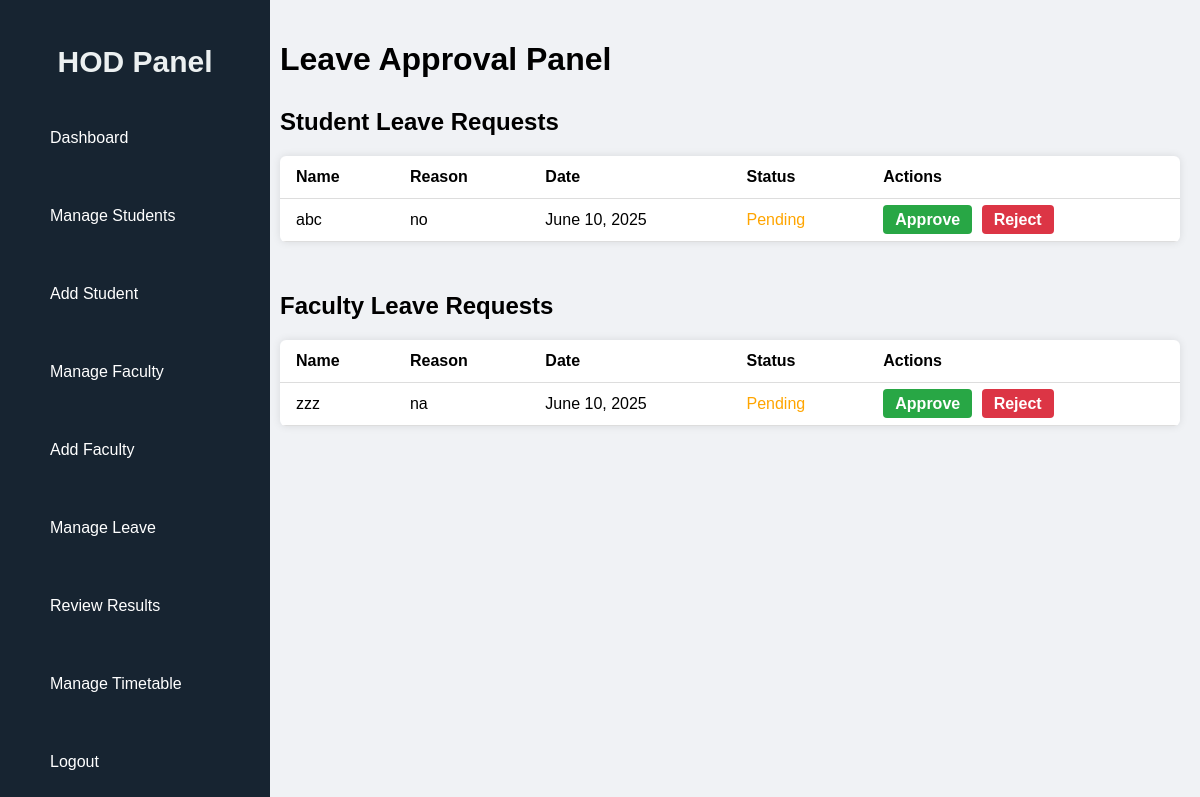
/manage/leave/ (signed in), run on an earlier commit of the app's database.
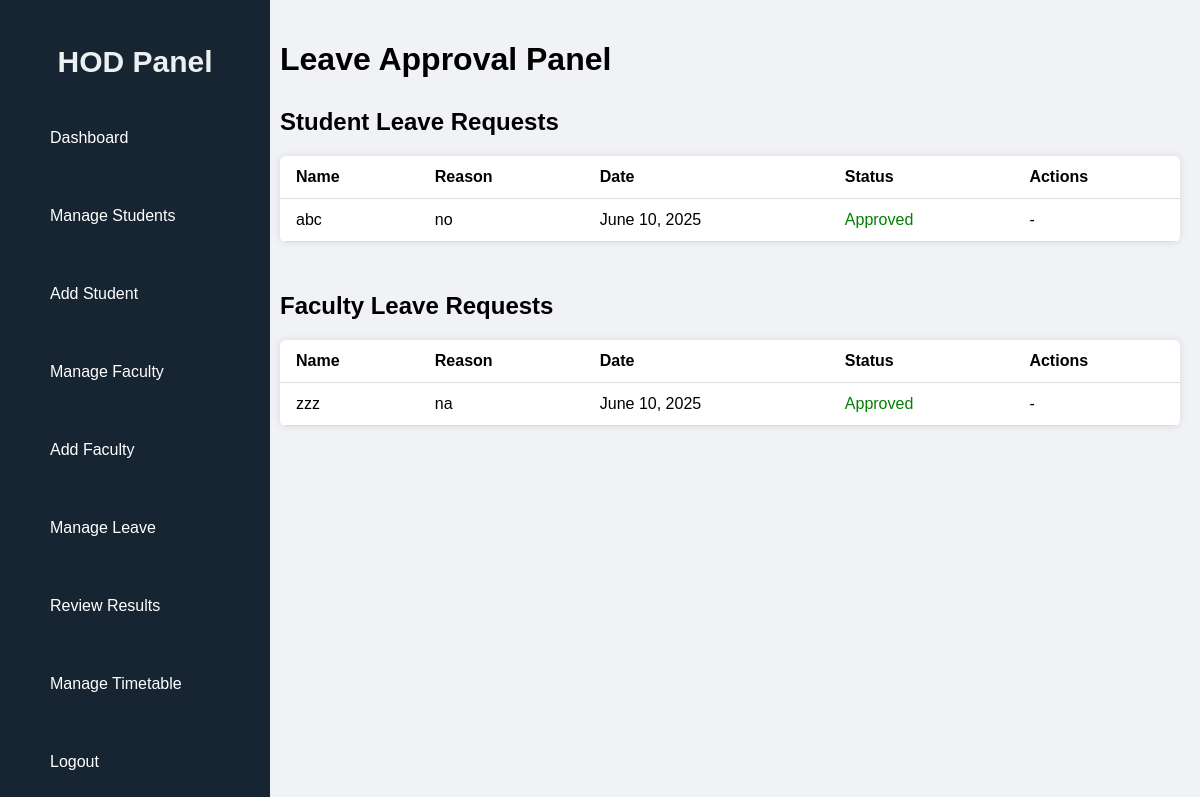
And on a later commit of the database.
### CMS/models.py (models this page shows, shortened)
class LeaveRequest(models.Model):
    USER_TYPE_CHOICES = (
        ('Faculty', 'Faculty'),
        ('Student', 'Student'),
    )
    user = models.ForeignKey('CustomUser', on_delete=models.CASCADE)
    user_type = models.CharField(max_length=10, choices=USER_TYPE_CHOICES)
    reason = models.TextField()
    status = models.CharField(
        max_length=10,
        choices=(('Pending', 'Pending'), ('Approved', 'Approved'), ('Rejected', 'Rejected')),
        default='Pending'
    )
    date = models.DateField(auto_now_add=True)
    start_date = models.DateField(null=True, blank=True)
    end_date = models.DateField(null=True, blank=True)

class CustomUser(AbstractUser):
    USER_ROLES = (
        ('student', 'Student'),
        ('faculty', 'Faculty'),
        ('hod', 'HOD'),
    )
    user_type = models.CharField(max_length=10, choices=USER_ROLES, default='student')
    email = models.EmailField(unique=True)
    role = models.CharField(max_length=10, choices=USER_ROLES)
    def __str__(self):
        return f"{self.username}"

### CMS/views.py (the view)
# urls.py: path("manage/leave/", views.view_leave, name="view_leave"),
@login_required
def view_leave(request):
    student_leaves = LeaveRequest.objects.all().filter(user_type = "Student").order_by('-date')
    faculty_leaves = LeaveRequest.objects.all().filter(user_type = "Faculty").order_by('-date')
    return render(request, "hod_review_leave.html", {
        "student_leaves": student_leaves,
        "faculty_leaves": faculty_leaves
    })

### CMS/templates/hod_review_leave.html (shortened to what this page needs)
{% load static %}
<!DOCTYPE html>
<html lang="en">
<head>
  <link rel="stylesheet" href="{% static 'css/hod_leave.css' %}">
  <link rel="stylesheet" href="{% static 'css/sidebar.css' %}">
</head>
<body>
<div class="dashboard-container">
  {% include 'hod_sidebar.html' %}
  <div class="main-content">
    <div class="header">
      <h1>Leave Approval Panel</h1>
    </div>
    <div class="leave-section">
      <h2>Student Leave Requests</h2>
      <table>
        <thead>
          <tr>
            <th>Name</th>
            <th>Reason</th>
            <th>Date</th>
            <th>Status</th>
            <th>Actions</th>
          </tr>
        </thead>
        <tbody>
          {% for leave in student_leaves %}
          <tr>
            <td>{{ leave.user }}</td>
            <td>{{ leave.reason }}</td>
            <td>{{ leave.date }}</td>
            <td class="status-{{ leave.status|lower }}">{{ leave.status }}</td>
            <td>
              {% if leave.status == 'Pending' %}
              <a href="{% url 'approve_leave_student' leave.id 'approve' %}" class="btn approve">Approve</a>
              <a href="{% url 'approve_leave_student' leave.id 'reject' %}" class="btn reject">Reject</a>
              {% else %}-{% endif %}
            </td>
          </tr>
          {% empty %}
          <tr><td colspan="5">No student leave requests found.</td></tr>
          {% endfor %}
        </tbody>
      </table>
    </div>
    <div class="leave-section">
      <h2>Faculty Leave Requests</h2>
      <table>
        <thead>
          <tr>
            <th>Name</th>
            <th>Reason</th>
            <th>Date</th>
            <th>Status</th>
            <th>Actions</th>
          </tr>
        </thead>
        <tbody>
          {% for leave in faculty_leaves %}
          <tr>
            <td>{{ leave.user }}</td>
            <td>{{ leave.reason }}</td>
            <td>{{ leave.date }}</td>
            <td class="status-{{ leave.status|lower }}">{{ leave.status }}</td>
            <td>
              {% if leave.status == 'Pending' %}
              <a href="{% url 'approve_leave_faculty' leave.id 'approve' %}" class="btn approve">Approve</a>
              <a href="{% url 'approve_leave_faculty' leave.id 'reject' %}" class="btn reject">Reject</a>
              {% else %}-{% endif %}
            </td>
          </tr>
          {% empty %}
          <tr><td colspan="5">No faculty leave requests found.</td></tr>
          {% endfor %}
        </tbody>
      </table>
    </div>
  </div>
</div>
</body>
</html>

What changed in the data, as far as the page shows it:
changed LeaveRequest "no": status "Pending" → "Approved"; status "Approve Reject" → "-"
changed LeaveRequest "na": status "Pending" → "Approved"; status "Approve Reject" → "-"
